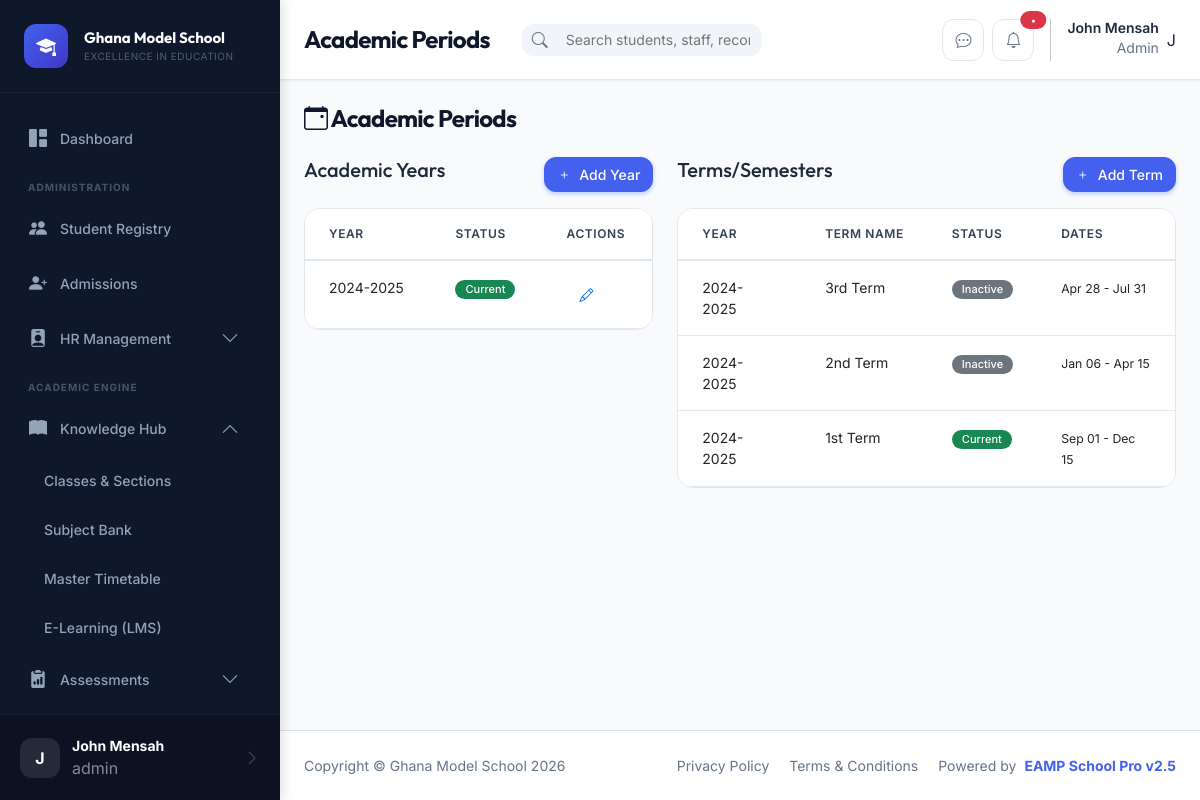
/academics/periods (signed in), run on the app's committed database.
### tables this page shows
CREATE TABLE academic_years (
    id INT PRIMARY KEY AUTO_INCREMENT,
    name VARCHAR(20) NOT NULL,
    start_date DATE NOT NULL,
    end_date DATE NOT NULL,
    is_current BOOLEAN DEFAULT 0,
    created_at TIMESTAMP DEFAULT CURRENT_TIMESTAMP,
    INDEX idx_current (is_current)
);

CREATE TABLE terms (
    id INT PRIMARY KEY AUTO_INCREMENT,
    academic_year_id INT NOT NULL,
    name ENUM('1st Term','2nd Term','3rd Term') NOT NULL,
    start_date DATE NOT NULL,
    end_date DATE NOT NULL,
    is_current BOOLEAN DEFAULT 0,
    created_at TIMESTAMP DEFAULT CURRENT_TIMESTAMP,
    FOREIGN KEY (academic_year_id) REFERENCES academic_years(id) ON DELETE CASCADE,
    INDEX idx_current (is_current)
);

### modules/academics/AcademicsController.php (called while the page is built, shortened)
<?php
class AcademicsController extends Controller {
    public function periods() {
        $model = $this->model('academics');
        $years = $model->getAcademicYears();
        $terms = $model->getTerms();
        $data = [
            'pageTitle' => 'Academic Periods',
            'years' => $years,
            'terms' => $terms
        ];
        $this->view('academics/periods', $data);
    }
}

### core/Router.php (called while the page is built, shortened)
<?php
class Router {
    public function route($url) {
        $url = $this->parseUrl($url);
        $module = isset($url[0]) ? $url[0] : 'dashboard';
        $action = isset($url[1]) ? $url[1] : 'index';
        $params = array_slice($url, 2);
        $this->loadController($module, $action, $params);
    }
    private function loadController($module, $action, $params = []) {
        $controller = new $controllerClass();
        call_user_func_array([$controller, $action], $params);
    }
    private function parseUrl($url) {
        if (!empty($url)) {
            $url = filter_var($url, FILTER_SANITIZE_URL);
            $url = rtrim($url, '/');
            $url = explode('/', $url);
            return $url;
        }
        return [];
    }
}

### index.php (called while the page is built, shortened)
<?php
require_once CONFIG_PATH . '/database.php';
require_once CORE_PATH . '/Router.php';
require_once CORE_PATH . '/Controller.php';
require_once CORE_PATH . '/Model.php';
require_once CORE_PATH . '/Security.php';
$router = new Router();
$url = isset($_GET['url']) ? $_GET['url'] : '';
$router->route($url);

### config/database.php (called while the page is built, shortened)
<?php
function getDbConnection() {
    static $pdo = null;
    if ($pdo === null) {
        try {
            $dsn = "mysql:host=" . DB_HOST . ";dbname=" . DB_NAME . ";charset=" . DB_CHARSET;
            $options = [
                PDO::ATTR_ERRMODE => PDO::ERRMODE_EXCEPTION,
                PDO::ATTR_DEFAULT_FETCH_MODE => PDO::FETCH_ASSOC,
                PDO::ATTR_EMULATE_PREPARES => false,
            ];
            $pdo = new PDO($dsn, DB_USER, DB_PASS, $options);
        } catch (PDOException $e) {
            error_log("Database Connection Error: " . $e->getMessage());
            die("Database connection failed. Please contact the administrator.");
        }
    }
    return $pdo;
}

### core/Model.php (called while the page is built, shortened)
<?php
class Model {
    protected $db;
    public function __construct() {
        $this->db = getDbConnection();
    }
    protected function select($sql, $params = []) {
        try {
            $stmt = $this->db->prepare($sql);
            $stmt->execute($params);
            return $stmt->fetchAll();
        } catch (PDOException $e) {
            error_log("Database Select Error: " . $e->getMessage());
            return [];
        }
    }
}

### modules/academics/AcademicsModel.php (called while the page is built, shortened)
<?php
class AcademicsModel extends Model {
    public function getAcademicYears() {
        return $this->select("SELECT * FROM academic_years ORDER BY start_date DESC");
    }
    public function getTerms() {
        return $this->select("SELECT t.*, ay.name as year_name
                            FROM terms t
                            JOIN academic_years ay ON t.academic_year_id = ay.id
                            ORDER BY ay.start_date DESC, t.start_date DESC");
    }
}

### core/Security.php (called while the page is built, shortened)
<?php
class Security {
    public static function clean($data) {
        return htmlspecialchars((string)$data, ENT_QUOTES, 'UTF-8');
    }
}

### templates/academics/periods.php (the view, shortened to what this page needs)
<div class="row mb-4">
    <div class="col-md-12">
        <h2 class="page-title"><i class="bi bi-calendar-event"></i> Academic Periods</h2>
    </div>
</div>
<div class="row">
    <div class="col-md-5 mb-4">
        <div class="table-card">
            <div class="d-flex justify-content-between align-items-center mb-3">
                <h5>Academic Years</h5>
                <button class="btn btn-sm btn-primary" data-bs-toggle="modal" data-bs-target="#addYearModal">
                    <i class="bi bi-plus"></i> Add Year
                </button>
            </div>
            <div class="table-responsive">
                <table class="table table-sm">
                    <thead>
                        <tr>
                            <th>Year</th>
                            <th>Status</th>
                            <th>Actions</th>
                        </tr>
                    </thead>
                    <tbody>
                        <?php foreach ($years as $yr): ?>
                            <tr>
                                <td><?php echo Security::clean($yr['name']); ?></td>
                                <td>
                                    <?php if ($yr['is_current']): ?>
                                        <span class="badge bg-success">Current</span>
                                    <?php else: ?>
                                        <span class="badge bg-secondary">Past</span>
                                    <?php endif; ?>
                                </td>
                                <td>
                                    <button class="btn btn-sm btn-link"><i class="bi bi-pencil"></i></button>
                                </td>
                            </tr>
                        <?php endforeach; ?>
                    </tbody>
                </table>
            </div>
        </div>
    </div>
    <div class="col-md-7">
        <div class="table-card">
            <div class="d-flex justify-content-between align-items-center mb-3">
                <h5>Terms/Semesters</h5>
                <button class="btn btn-sm btn-primary" data-bs-toggle="modal" data-bs-target="#addTermModal">
                    <i class="bi bi-plus"></i> Add Term
                </button>
            </div>
            <div class="table-responsive">
                <table class="table table-sm">
                    <thead>
                        <tr>
                            <th>Year</th>
                            <th>Term Name</th>
                            <th>Status</th>
                            <th>Dates</th>
                        </tr>
                    </thead>
                    <tbody>
                        <?php foreach ($terms as $term): ?>
                            <tr>
                                <td><?php echo Security::clean($term['year_name']); ?></td>
                                <td><?php echo Security::clean($term['name']); ?></td>
                                <td>
                                    <?php if ($term['is_current']): ?>
                                        <span class="badge bg-success">Current</span>
                                    <?php else: ?>
                                        <span class="badge bg-secondary">Inactive</span>
                                    <?php endif; ?>
                                </td>
                                <td>
                                    <small><?php echo date('M d', strtotime($term['start_date'])); ?> - <?php echo date('M d', strtotime($term['end_date'])); ?></small>
                                </td>
                            </tr>
                        <?php endforeach; ?>
                    </tbody>
                </table>
            </div>
        </div>
    </div>
</div>

### assets/css/variables.css (style rules this page uses)
:root { --primary: #2563EB; --primary-hover: #1D4ED8; --primary-light: #3B82F6; --primary-soft: rgba(37, 99, 235, 0.1); --secondary: #64748B; --secondary-hover: #475569; --success: #16A34A; --success-soft: rgba(22, 163, 74, 0.1); --warning: #F59E0B; --warning-soft: rgba(245, 158, 11, 0.1); --danger: #DC2626; --danger-soft: rgba(220, 38, 38, 0.1); --info: #0EA5E9; --info-soft: rgba(14, 165, 233, 0.1); --dark: #1E293B; --dark-muted: #334155; --body-bg: #F8FAFC; --card-bg: #FFFFFF; --border-color: #E2E8F0; --border-hover: #CBD5E1; --text-primary: #0F172A; --text-secondary: #334155; --text-muted: #64748B; --text-light: #94A3B8; --sidebar-bg: #0F172A; --sidebar-text: #94A3B8; --sidebar-hover: rgba(255, 255, 255, 0.05); --sidebar-active: var(--primary); --space-xs: 4px; --space-sm: 8px; --space-md: 16px; --space-lg: 24px; --space-xl: 32px; --space-2xl: 48px; --radius-sm: 6px; --radius-md: 10px; --radius-lg: 14px; --radius-xl: 20px; --radius-2xl: 28px; --radius-full: 9999px; --shadow-xs: 0 1px 2px rgba(0, 0, 0, 0.05); --shadow-sm: 0 1px 3px rgba(0, 0, 0, 0.1), 0 1px 2px rgba(0, 0, 0, 0.06); --shadow-md: 0 4px 6px -1px rgba(0, 0, 0, 0.1), 0 2px 4px -1px rgba(0, 0, 0, 0.06); --shadow-lg: 0 10px 15px -3px rgba(0, 0, 0, 0.1), 0 4px 6px -2px rgba(0, 0, 0, 0.05); --shadow-xl: 0 20px 25px -5px rgba(0, 0, 0, 0.1), 0 10px 10px -5px rgba(0, 0, 0, 0.04); --transition-fast: 150ms ease; --transition-normal: 250ms ease; --transition-slow: 350ms ease; --font-sans: 'Inter', -apple-system, BlinkMacSystemFont, 'Segoe UI', Roboto, sans-serif; --font-display: 'Outfit', var(--font-sans); --font-mono: 'JetBrains Mono', 'Fira Code', monospace; --text-xs: 0.75rem; --text-sm: 0.875rem; --text-base: 1rem; --text-lg: 1.125rem; --text-xl: 1.25rem; --text-2xl: 1.5rem; --text-3xl: 1.875rem; --text-4xl: 2.25rem; --leading-tight: 1.25; --leading-normal: 1.5; --leading-relaxed: 1.75; --z-dropdown: 1000; --z-sticky: 1020; --z-fixed: 1030; --z-modal-backdrop: 1040; --z-modal: 1050; --z-popover: 1060; --z-tooltip: 1070; --z-toast: 1080; }

### assets/css/components.css (style rules this page uses)
.btn { font-weight: 500; padding: 10px 20px; border-radius: var(--radius-md); transition: all var(--transition-fast); display: inline-flex; align-items: center; justify-content: center; gap: 8px; }
.btn-primary { background: var(--primary); border-color: var(--primary); color: white; box-shadow: 0 2px 4px rgba(37, 99, 235, 0.3); }
.btn-sm { padding: 6px 12px; font-size: var(--text-sm); }
.badge { font-weight: 500; padding: 4px 10px; font-size: var(--text-xs); border-radius: var(--radius-full); }

### assets/css/tables.css (style rules this page uses)
.table-responsive { border-radius: var(--radius-lg); border: 1px solid var(--border-color); background: var(--card-bg); overflow: hidden; }
.table { margin-bottom: 0; font-size: var(--text-sm); }
.table> :not(caption)>*>* { padding: var(--space-md) var(--space-lg); border-color: var(--border-color); }
.table thead { background: var(--body-bg); }
.table thead th { font-weight: 600; color: var(--text-secondary); text-transform: uppercase; font-size: var(--text-xs); letter-spacing: 0.05em; border-bottom: 2px solid var(--border-color); white-space: nowrap; }
.table tbody tr { transition: background var(--transition-fast); }
.table .badge { font-size: 11px; }

### templates/layout.php (style rules this page uses)
:root { --primary: #4361ee; --primary-light: #4895ef; --primary-soft: rgba(67, 97, 238, 0.1); --secondary: #3f37c9; --accent: #4cc9f0; --success: #4cc9f0; --info: #4895ef; --warning: #f72585; --danger: #ef233c; --sidebar-width: 280px; --sidebar-bg: #0f172a; --sidebar-text: #94a3b8; --sidebar-hover-bg: rgba(255, 255, 255, 0.05); --body-bg: #f8fafc; --topbar-height: 80px; --radius-xl: 24px; --radius-lg: 16px; --radius-md: 12px; --transition: all 0.3s cubic-bezier(0.4, 0, 0.2, 1); --shadow-sm: 0 1px 2px 0 rgb(0 0 0 / 0.05); --shadow: 0 4px 6px -1px rgb(0 0 0 / 0.1), 0 2px 4px -2px rgb(0 0 0 / 0.1); --shadow-lg: 0 10px 15px -3px rgb(0 0 0 / 0.1), 0 4px 6px -4px rgb(0 0 0 / 0.1); --glass: rgba(255, 255, 255, 0.85); --glass-border: rgba(255, 255, 255, 0.5); }
body { font-family: 'Inter', sans-serif; background-color: var(--body-bg); color: #1e293b; overflow-x: hidden; -webkit-font-smoothing: antialiased; }
h1, h2, h3, h4, h5, h6, .page-title, .school-info h4 { font-family: 'Outfit', sans-serif; }
.page-title { font-size: 24px; font-weight: 700; color: #0f172a; margin: 0; letter-spacing: -0.03em; }

### data on the page
academic_years: name "2024-2025", is_current "Current"
terms: academic_year.name "2024-2025", name "3rd Term", is_current "Inactive", start_date "Apr 28", end_date "Jul 31"
terms: academic_year.name "2024-2025", name "2nd Term", is_current "Inactive", start_date "Jan 06", end_date "Apr 15"
terms: academic_year.name "2024-2025", name "1st Term", is_current "Current", start_date "Sep 01", end_date "Dec 15"

### other printed values
setting('school_name', SCHOOL_NAME) "Ghana Model School"
setting('school_motto', SCHOOL_MOTTO) "EXCELLENCE IN EDUCATION"
substr(Auth::getFullName(), 0, 1) "J"
Auth::getFullName() "John Mensah"
Auth::getRole() "admin"
$pageTitle "Academic Periods"
Auth::getRole() "Admin"
SCHOOL_NAME "Ghana Model School"
